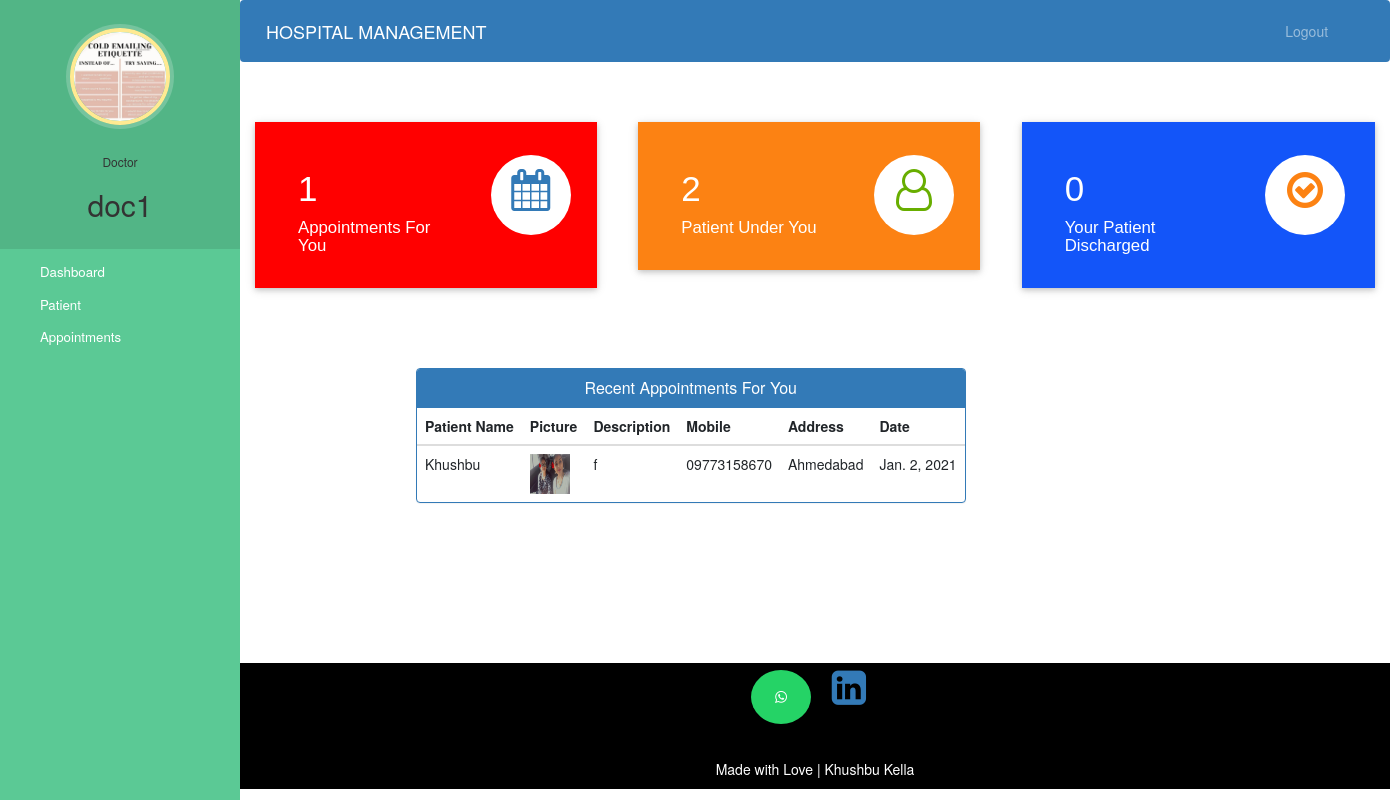
/doctor-dashboard (signed in), run on the app's committed database.
### hospital/models.py (models this page shows, shortened)
class Doctor(models.Model):
    user=models.OneToOneField(User,on_delete=models.CASCADE)
    profile_pic= models.ImageField(upload_to='profile_pic/DoctorProfilePic/',null=True,blank=True)
    address = models.CharField(max_length=40)
    mobile = models.CharField(max_length=20,null=True)
    department= models.CharField(max_length=50,choices=departments,default='Cardiologist')
    status=models.BooleanField(default=False)

class Appointment(models.Model):
    patientId=models.PositiveIntegerField(null=True)
    doctorId=models.PositiveIntegerField(null=True)
    patientName=models.CharField(max_length=40,null=True)
    doctorName=models.CharField(max_length=40,null=True)
    appointmentDate=models.DateField(auto_now=True)
    description=models.TextField(max_length=500)
    status=models.BooleanField(default=False)

class Patient(models.Model):
    user=models.OneToOneField(User,on_delete=models.CASCADE)
    profile_pic= models.ImageField(upload_to='profile_pic/PatientProfilePic/',null=True,blank=True)
    address = models.CharField(max_length=40)
    mobile = models.CharField(max_length=20,null=False)
    symptoms = models.CharField(max_length=100,null=False)
    assignedDoctorId = models.PositiveIntegerField(null=True)
    admitDate=models.DateField(auto_now=True)
    status=models.BooleanField(default=False)

### hospital/views.py (the view)
# urls.py: path('doctor-dashboard', views.doctor_dashboard_view,name='doctor-dashboard'),
@login_required(login_url='doctorlogin')
@user_passes_test(is_doctor)
def doctor_dashboard_view(request):
    patientcount=models.Patient.objects.all().filter(status=True,assignedDoctorId=request.user.id).count()
    appointmentcount=models.Appointment.objects.all().filter(status=True,doctorId=request.user.id).count()
    patientdischarged=models.PatientDischargeDetails.objects.all().distinct().filter(assignedDoctorName=request.user.first_name).count()
    appointments=models.Appointment.objects.all().filter(status=True,doctorId=request.user.id).order_by('-id')
    patientid=[]
    for a in appointments:
        patientid.append(a.patientId)
    patients=models.Patient.objects.all().filter(status=True,user_id__in=patientid).order_by('-id')
    appointments=zip(appointments,patients)
    mydict={
    'patientcount':patientcount,
    'appointmentcount':appointmentcount,
    'patientdischarged':patientdischarged,
    'appointments':appointments,
    'doctor':models.Doctor.objects.get(user_id=request.user.id), #for profile picture of doctor in sidebar
    }
    return render(request,'hospital/doctor_dashboard.html',context=mydict)

### hospital/views.py (called while the page is built)
def is_doctor(user):
    return user.groups.filter(name='DOCTOR').exists()

### templates/hospital/doctor_dashboard.html
{% extends 'hospital/doctor_base.html' %}
{% load static %}
{% block content %}
{%include 'hospital/doctor_dashboard_cards.html'%}
<br><br><br><br>
<div class="container">
  <div class="row">
    <div class="panel panel-primary" style="margin-left:15%;">
      <div class="panel-heading" style="text-align:center;">
        <h6 class="panel-title">Recent Appointments For You</h6>
      </div>
      <table class="table table-hover" id="dev-table">
        <thead>
          <tr>
            <th>Patient Name</th>
            <th>Picture</th>
            <th>Description</th>
            <th>Mobile</th>
            <th>Address</th>
            <th>Date</th>
          </tr>
        </thead>
        {% for a,p in appointments %}
        <tr>
          <td>{{a.patientName}}</td>
          <td> <img src="{% static p.profile_pic.url %}" alt="Profile Pic" height="40px" width="40px" /></td>
          <td>{{a.description}}</td>
          <td>{{p.mobile}}</td>
          <td>{{p.address}}</td>
          <td>{{a.appointmentDate}}</td>
        </tr>
        {% endfor %}
      </table>
    </div>
  </div>
</div>
{% endblock content %}

### templates/hospital/doctor_base.html (shortened to what this page needs)
<!DOCTYPE html>
{% load static %}
<html lang="en">
<head>
  <link rel="stylesheet" href="https://stackpath.bootstrapcdn.com/bootstrap/4.3.1/css/bootstrap.min.css">
  <link rel="stylesheet" href="https://maxcdn.bootstrapcdn.com/font-awesome/4.7.0/css/font-awesome.min.css">
</head>
<body>
  <nav class="menu" tabindex="0">
    <header class="avatar">
      <img src="{% static doctor.profile_pic.url %}" alt="Profile Pic" />
      <br><br>
      <h6>Doctor</h6>
      <h2>{{request.user.first_name}}</h2>
    </header>
    <ul>
      <li tabindex="0" class="icon-dashboard"> <a style="color:white; text-decoration:none;" href="/doctor-dashboard"><span>Dashboard</span></a> </li>
      <li tabindex="0" class="icon-users"> <a style="color:white; text-decoration:none;" href="/doctor-patient"><span>Patient</span></a></li>
      <li tabindex="0" class="icon-calendar"> <a style="color:white; text-decoration:none;" href="/doctor-appointment"><span>Appointments</span></a></li>
    </ul>
  </nav>
  <main>
    <div class="bs-example">
      <nav class="navbar navbar-expand-md  navbar-dark fixed-top" style="background:#337AB7;">
        <a href="/doctor-dashboard" class="navbar-brand">HOSPITAL MANAGEMENT</a>
        <div class="collapse navbar-collapse justify-content-between" id="navbarCollapse">
          <div class="navbar-nav" style=" margin-left: 90%;">
            <a href="/logout" class="nav-item nav-link">Logout</a>
          </div>
        </div>
      </nav>
    </div>
    <br><br>
    {% block content %}
    {% endblock content %}
    <br><br><br><br><br><br><br>
    <footer>
      <p>
        <a id="ftr" href="https://api.whatsapp.com/send?phone=919773158670" class="fa fa-whatsapp"></a>
        <a href="https://www.linkedin.com/in/khushbu-kella/" class="fa fa-linkedin-square" style="font-size:40px"></a>
      </p>
      <br>
      <div class="container">
        <div class="row">
          <div class="col-md-12 col-sm-12">
            <div style="color:#ffffff;" class="wow fadeInUp footer-copyright">
              <p>Made with Love | Khushbu Kella <br>
            </div>
          </div>
        </div>
      </div>
    </footer>
  </main>
</body>
</html>

### templates/hospital/doctor_base.html (style rules this page uses)
a:link { text-decoration: none; }
a { color: white; }
footer { padding: 0px 0px 0px 0px; background-color: black; margin: 0px; }
#ftr { padding: 20px; }
.fa { font-size: 23px; width: 60px; text-align: center; text-decoration: none; margin: 5px 2px; border-radius: 50%; }
.fa-whatsapp { background: #25d366; color: white; }
p { text-align: center; }
body { padding-left: 240px; }
main { position: relative; height: 100vh; }
.menu { background: #5bc995; height: 100vh; width: 240px; position: fixed; top: 0px; left: 0; z-index: 5; outline: none; }
.menu .avatar { background: rgba(0, 0, 0, 0.1); padding: 2em 0.5em; text-align: center; }
.menu .avatar img { width: 100px; border-radius: 50%; overflow: hidden; border: 4px solid #ffea92; box-shadow: 0 0 0 4px rgba(255, 255, 255, 0.2); }
.menu .avatar h2 { font-weight: normal; margin-bottom: 0; }
.menu ul { list-style: none; padding: 0.5em 0; margin: 0; }
.menu ul li { padding: 0.5em 1em 0.5em 3em; font-size: 0.95em; font-weight: regular; background-repeat: no-repeat; background-position: left 15px center; background-size: auto 20px; transition: all 0.15s linear; cursor: pointer; }
.menu ul li.icon-dashboard { background-image: url("http://www.entypo.com/images//gauge.svg"); }
.menu ul li.icon-users { background-image: url("http://www.entypo.com/images//users.svg"); }
.menu ul li.icon-calendar { background-image: url("http://www.entypo.com/images//calendar.svg"); }

### data on the page
Doctor: profile_pic (picture)
Appointment: patientName "Khushbu", profile_pic (picture), description "f", mobile "09773158670", address "Ahmedabad", appointmentDate "Jan. 2, 2021"

### other printed values
{{ request.user.first_name }} "doc1"
{{ appointmentcount }} "1"
{{ patientcount }} "2"
{{ patientdischarged }} "0"
